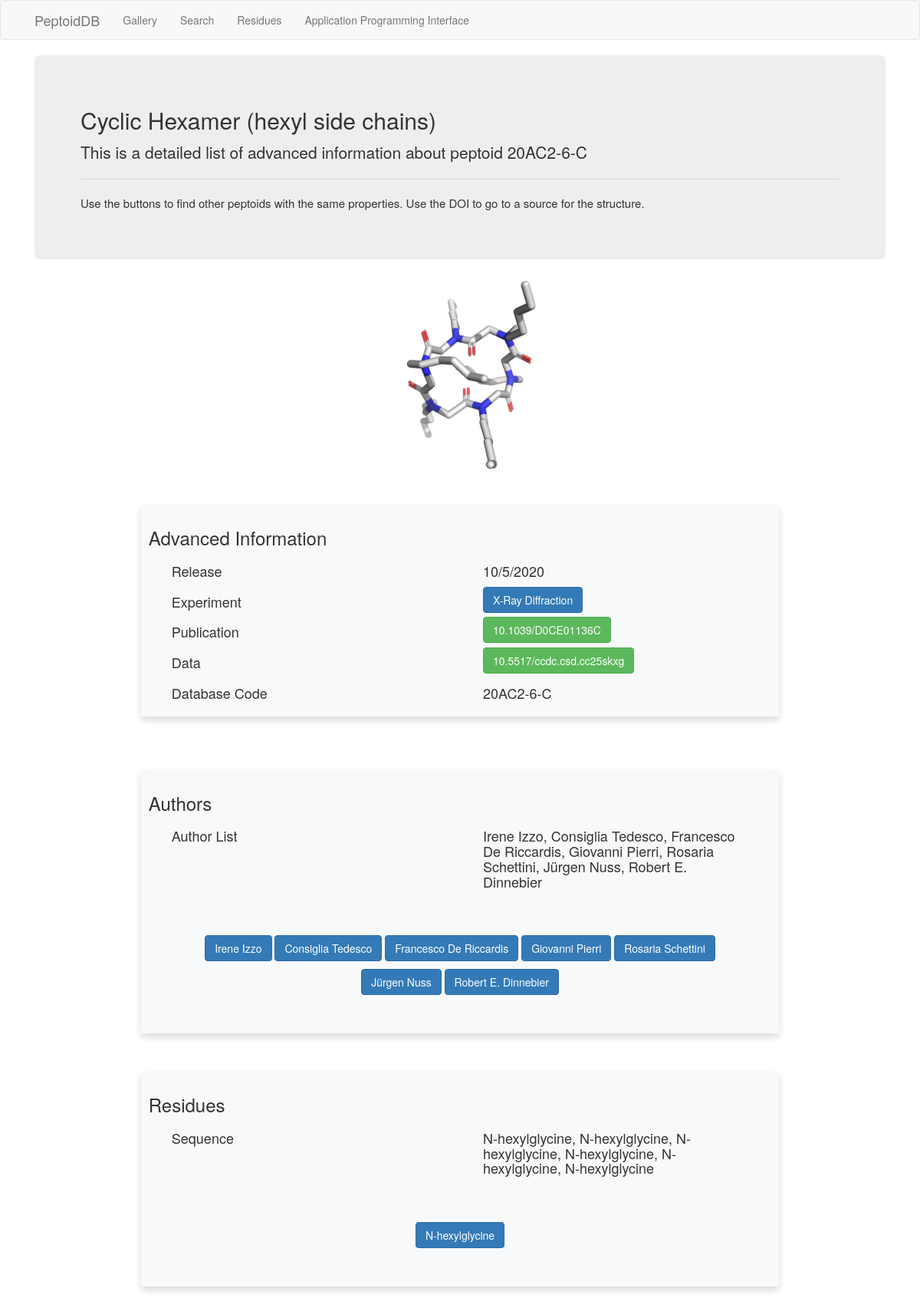
/peptoid/20AC2-6-C, run on the app's committed database.
### app/models.py (models this page shows, shortened)
class Peptoid(db.Model):
    id = db.Column(db.Integer, primary_key=True)
    code = db.Column(db.String(16), unique=True)
    title = db.Column(db.Text, unique=False)
    release = db.Column(db.DateTime, unique=False)
    experiment = db.Column(db.Text, unique=False)
    pub_doi = db.Column(db.String(32), unique=False)
    struct_doi = db.Column(db.String(32), unique=False)
    topology = db.Column(db.String(1), unique=False)
    sequence = db.Column(db.String(1024), unique=False)
    n_term = db.Column(db.String(32), unique=False)
    c_term = db.Column(db.String(32), unique=False)
    cyclization_points = db.Column(db.String(8), unique=False)
    struct_smiles = db.Column(db.String(128),unique=False)
    peptoid_author = db.relationship('Author', secondary=peptoid_author, lazy='dynamic',
                                     backref=db.backref('peptoids', order_by='Peptoid.release.desc()'))
    peptoid_residue = db.relationship('Residue', secondary=peptoid_residue, lazy='dynamic',
                                      backref=db.backref('peptoids', order_by='Peptoid.release.desc()'))

class Author(db.Model):
    id = db.Column(db.Integer, primary_key=True)
    first_name = db.Column(db.Text, unique=False)
    last_name = db.Column(db.Text, unique=False)

class Residue(db.Model):
    id = db.Column(db.Integer, primary_key=True)
    long_name = db.Column(db.Text, unique=False)
    short_name = db.Column(db.Text, unique=False)
    pep_type = db.Column(db.Text, unique=False)
    monomer_structure = db.Column(db.Text, unique=False)
    SMILES = db.Column(db.Text, unique=False)

### app/routes/routes.py (the view)
@bp.route('/peptoid/<code>')
def peptoid(code):
    peptoid = Peptoid.query.filter_by(code=code).first_or_404()
    title = peptoid.title
    code = peptoid.code
    release = str(peptoid.release.month) + "/" + \
        str(peptoid.release.day) + "/" + str(peptoid.release.year)
    experiment = peptoid.experiment
    authors = []
    residues = []
    for author in peptoid.peptoid_author:
        authors.append(author)
    for residue in peptoid.peptoid_residue:
        residues.append(residue)
    sequence = peptoid.sequence
    author_list = ", ".join(
        [a.first_name + " " + a.last_name for a in authors])
    data = peptoid.struct_doi
    publication = peptoid.pub_doi
    return render_template('peptoid.html',
                           peptoid=peptoid,
                           title=title,
                           code=code,
                           release=release,
                           experiment=experiment,
                           data=data,
                           publication=publication,
                           authors=authors,
                           residues=residues,
                           sequence=sequence,
                           author_list=author_list
                           )

### app/templates/peptoid.html
{% extends "base.html" %}
{% block styles %}
{{super()}}
<link rel="stylesheet" href="{{url_for('static', filename='bootstrap-grid.css')}}">
{% endblock %}
{% block app_content %}
<div class="jumbotron" style="margin-bottom:0;">
    <h2 class="display-4">{{ title }}</h2>
    <p>This is a detailed list of advanced information about peptoid {{ code }}</p>
    <hr class="my-4">
    <p style="font-size: 1.5rem; font-weight: 300;">Use the buttons to find other peptoids with the same properties. Use
        the DOI to go to a source for the structure.</p>
</div>
<br>
<div class=container>
    <img src="{{url_for('static', filename='peptoids/'+code[:5]+'.png')}}" class='img-responsive'
        style="margin: auto; height:35%">
</div>
<br>
<div class="card" style='width: 75%;
    margin-right: auto;
    margin-left: auto;
    box-shadow: 0 0.5rem 1rem rgba(0, 0, 0, 0.15) !important;
    padding: 1rem !important; margin-bottom: 3rem !important;
    background-color: #f8f9fa !important;
    border-radius: 0.25rem !important;'>
    <div class="card-body">
        <h3>Advanced Information</h3>
        <div class="container">
            <div class="row">
                <div class="col-sm">
                    <div class="col text-left">
                        <h4>Release</h4>
                    </div>
                </div>
                <div class="col-sm">
                    <div class="col text-left">
                        <h4>{{ release }}</h4>
                    </div>
                </div>
            </div>
            <div class="row">
                <div class="col-sm">
                    <div class="col text-left">
                        <h4>Experiment</h4>
                    </div>
                </div>
                <div class="col-sm">
                    <div class="col text-left">
                        <a class="btn btn-primary" href={{ url_for('routes.experiment',var=peptoid.experiment) }}>{{
                            experiment }}</a>
                    </div>
                </div>
            </div>
            <div class="row">
                <div class="col-sm">
                    <div class="col text-left">
                        <h4>Publication</h4>
                    </div>
                </div>
                <div class="col-sm">
                    <div class="col text-left">
                        <a target='_blank' class="btn btn-success"
                            href={{"https://doi.org/{doi}".format(doi=publication)}}>{{publication}}</a>
                    </div>
                </div>
            </div>
            {% if data != '' %}
            <div class="row">
                <div class="col-sm">
                    <div class="col text-left">
                        <h4>Data</h4>
                    </div>
                </div>
                <div class="col-sm">
                    <div class="col text-left">
                        <a target='_blank' class="btn btn-success"
                            href={{"https://doi.org/{doi}".format(doi=data)}}>{{data}}</a>
                    </div>
                </div>
            </div>
            {% endif %}
            <div class="row">
                <div class="col-sm">
                    <div class="col text-left">
                        <h4>Database Code</h4>
                    </div>
                </div>
                <div class="col-sm">
                    <div class="col text-left">
                        <h4>{{ code }}</h4>
                    </div>
                </div>
            </div>
        </div>
    </div>
</div>
<br>
<br>
<div class="card" style = 'width: 75%;
margin-right: auto;
margin-left: auto;
box-shadow: 0 0.5rem 1rem rgba(0, 0, 0, 0.15) !important;
padding: 1rem !important; margin-bottom: 3rem !important;
background-color: #f8f9fa !important;
border-radius: 0.25rem !important;'>
    <div class="card-body">
        <h3>Authors</h3>
        <div class="container">
            <div class="row">
                <div class="col-sm">
                    <div class="col text-left">
                        <h4>Author List</h4>
                    </div>
                </div>
                <div class="col-sm">
                    <div class="col text-left">
                        <h4>{{ author_list }}</h4>
                    </div>
                </div>
            </div>
        </div>
    <br>
    <br>
    <div class = 'container'>
        <div class = 'row'>
            <div class = "col-sm">
                <div class = "col text-center">
                {% for auth in authors %}
                <a class="btn btn-primary" href = {{ url_for('routes.author',var = auth.last_name)}} style = "margin-top:10px;">{{ auth.first_name }} {{ auth.last_name }}</a>
                {% endfor %}
                </div>
            </div>
        </div>
        <br>
        <br>
    </div>
    </div>
</div>
<br>
        <div class="card" style='width: 75%;
    margin-right: auto;
    margin-left: auto;
    box-shadow: 0 0.5rem 1rem rgba(0, 0, 0, 0.15) !important;
    padding: 1rem !important; margin-bottom: 3rem !important;
    background-color: #f8f9fa !important;
    border-radius: 0.25rem !important;'>
            <div class="card-body">
                <h3>Residues</h3>
                <div class="container">
                    <div class="row">
                        <div class="col-sm">
                            <div class="col text-left">
                                <h4>Sequence</h4>
                            </div>
                        </div>
                        <div class="col-sm">
                            <div class="col text-left">
                                <h4>{{ sequence }}</h4>
                            </div>
                        </div>
                    </div>
                </div>
                <br>
                <br>
                <div class='container'>
                    <div class='row'>
                        <div class="col-sm">
                            <div class="col text-center">
                                {% for res in residues %}
                                <span class="residue_popout">
                                    <a class="btn btn-primary" href='{{ url_for('routes.residues')
                                        }}#{{res.long_name}}' style="margin-top:10px;">{{ res.long_name }}</a>
                                </span>
                                {% endfor %}
                            </div>
                        </div>
                    </div>
                    <br>
                    <br>
                </div>
            </div>
        </div>
        <br>
        <br>
        {% endblock %}

### data on the page
Peptoid: title "Cyclic Hexamer (hexyl side chains)", code "20AC2-6-C", experiment "X-Ray Diffraction", pub_doi "10.1039/D0CE01136C", struct_doi "10.5517/ccdc.csd.cc25skxg", sequence "N-hexylglycine, N-hexylglycine, N-hexylglycine, N-hexylglycine, N-hexylglycine, N-hexylglycine"
Author: first_name "Irene", last_name "Izzo"
Author: first_name "Consiglia", last_name "Tedesco"
Author: first_name "Francesco", last_name "De Riccardis"
Author: first_name "Giovanni", last_name "Pierri"
Author: first_name "Rosaria", last_name "Schettini"
Author: first_name "Jürgen", last_name "Nuss"
Author: first_name "Robert E.", last_name "Dinnebier"
Residue: long_name "N-hexylglycine"

### other printed values
{{ release }} "10/5/2020"
{{ author_list }} "Irene Izzo, Consiglia Tedesco, Francesco De Riccardis, Giovanni Pierri, Rosaria Schettini, Jürgen Nuss, Robert E. Dinnebier"
